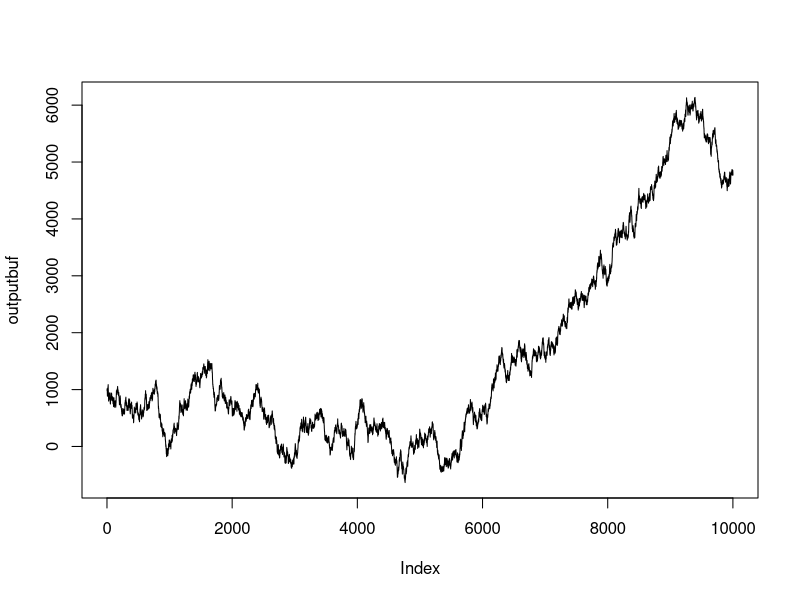

Here is the R script that generated this plot:
# Привет мир, будем пробовать...
print("HelloWorld")

# Generate random number with point 14 digits after ,
# 2-size of array; 1,10-range
x <- runif(1,1,10)
print(x)

# Generate whole number
# 1:10-range; 10-size of array; replace-repeats are allowed
x <- sample(1:10, 10, replace = TRUE)
print(x)


#Experiment with real think
price_delta <- sample(-50:50, 10000, replace = TRUE)
price <- 1000

# outputbuf <- vector()
outputbuf <- price
for (delta in price_delta) {
  outputbuf <- c(outputbuf,  tail(outputbuf, n=1)+delta)
}

plot(outputbuf, type="l")
